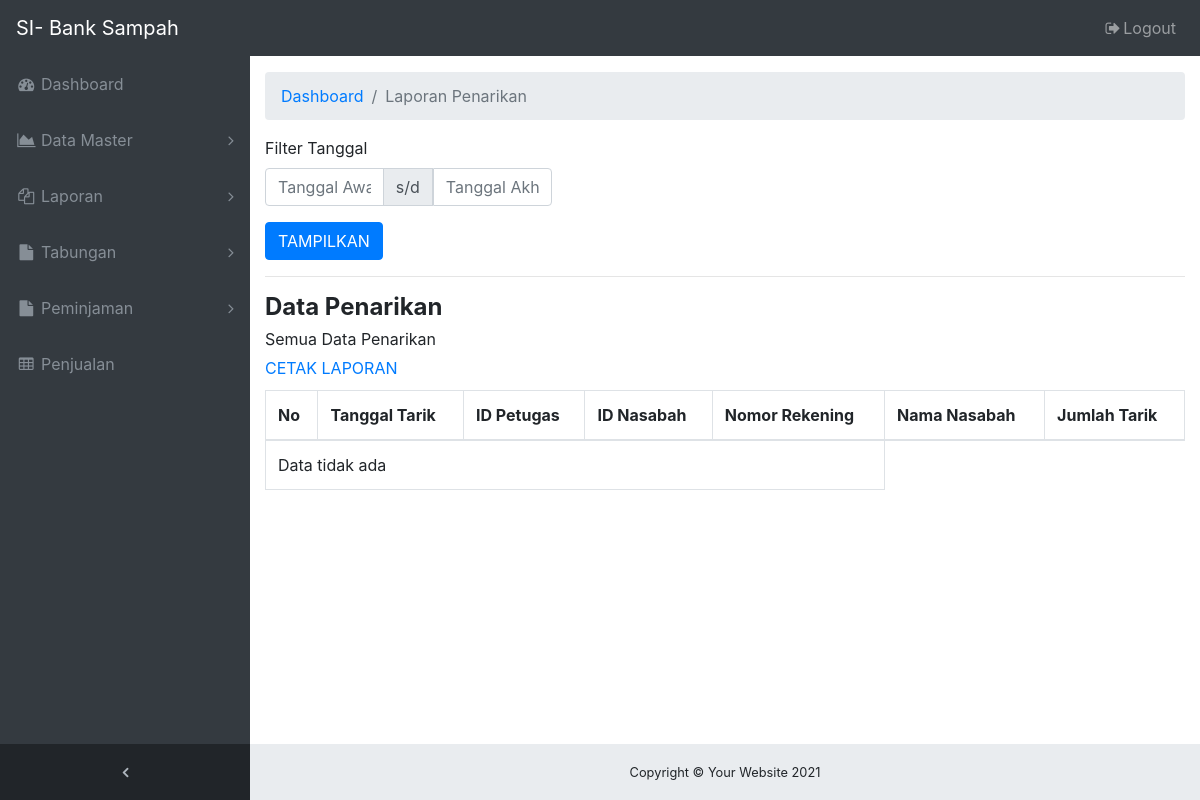
Page /ADMIN/laporan-penarikan.php (signed in) on the earlier database version.
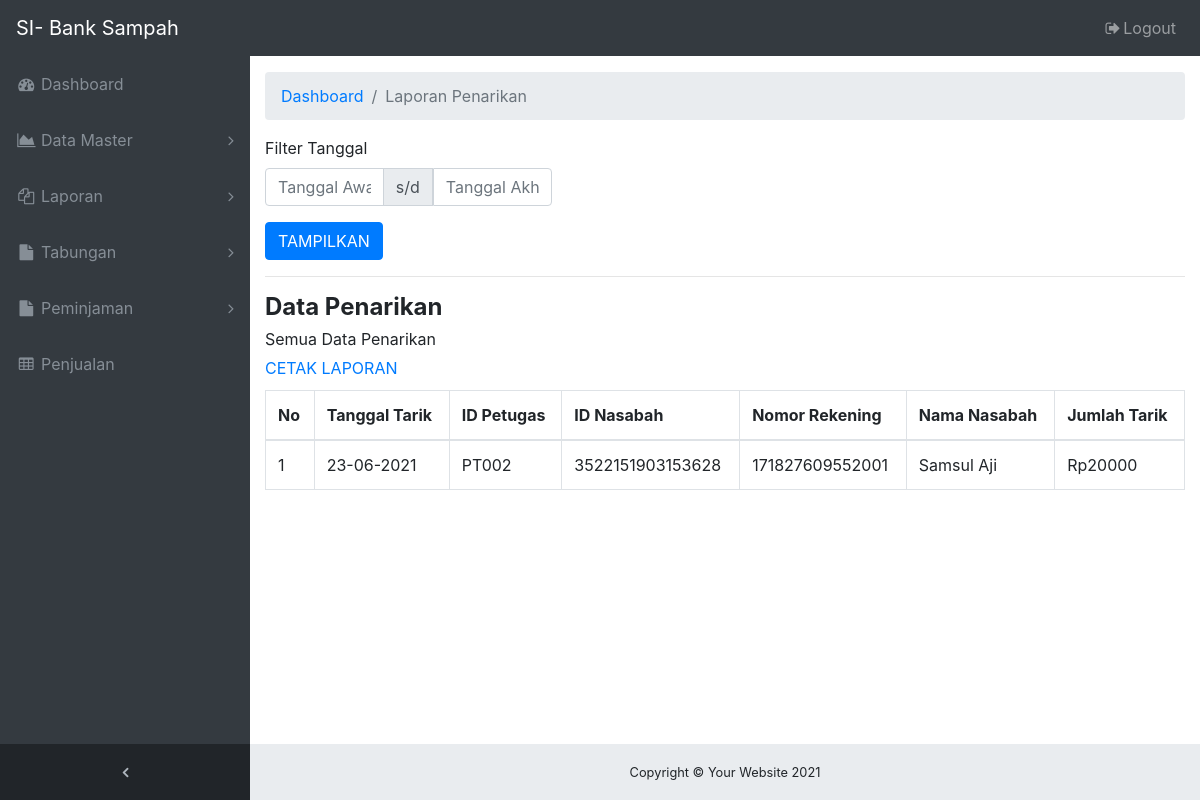
Same page on the later database version.
### tables this page shows
CREATE TABLE `tb_tarik_tabungan` (
  `id_tarik` varchar(10) NOT NULL,
  `id_petugas` varchar(10) NOT NULL,
  `id_nasabah` varchar(20) NOT NULL,
  `jumlah_tarik` int(11) NOT NULL,
  `tanggal_tarik` date NOT NULL
);

CREATE TABLE `tb_nasabah` (
  `id_nasabah` varchar(20) NOT NULL,
  `nama_nasabah` varchar(50) NOT NULL,
  `jk_nasabah` varchar(10) NOT NULL,
  `alamat_nasabah` varchar(50) NOT NULL,
  `telp_nasabah` varchar(15) NOT NULL,
  `pekerjaan_nasabah` varchar(15) NOT NULL,
  `tgl_daftar` date NOT NULL,
  `norek_nasabah` varchar(20) NOT NULL,
  `saldo_nasabah` int(11) NOT NULL,
  `pinjaman_nasabah` int(11) NOT NULL
);

### ADMIN/laporan-penarikan.php (the view, shortened to what this page needs)
<!DOCTYPE html>
<html lang="en">
  <head>
    <link href="vendor/bootstrap/css/bootstrap.min.css" rel="stylesheet">
    <link href="vendor/font-awesome/css/font-awesome.min.css" rel="stylesheet" type="text/css">
    <link href="vendor/datatables/dataTables.bootstrap4.css" rel="stylesheet">
    <link href="css/sb-admin.css" rel="stylesheet">
    <?php include 'navbar.php'; ?>
  </head>
  <body class="fixed-nav sticky-footer bg-dark" id="page-top">
    <div class="content-wrapper">
      <div class="container-fluid">
        <ol class="breadcrumb">
          <li class="breadcrumb-item">
            <a href="index.php">Dashboard</a>
          </li>
          <li class="breadcrumb-item active">Laporan Penarikan</li>
        </ol>
        <form method="GET" action="laporan-penarikan.php">
          <div class="row">
            <div class="col-sm-6 col-md-4">
              <div class="form-group">
                <label>Filter Tanggal</label>
                <div class="input-group">
                  <input type="text" name="tgl_awal" value="<?= @$_GET['tgl_awal'] ?>" class="form-control tgl_awal datetimepicker-input" placeholder="Tanggal Awal" data-toggle="datetimepicker" data-target=".tgl_awal" autocomplete="off">
                  <div class="input-group-append">
                    <span class="input-group-text">s/d</span>
                  </div>
                  <input type="text" name="tgl_akhir" value="<?= @$_GET['tgl_akhir'] ?>" class="form-control tgl_akhir datetimepicker-input" placeholder="Tanggal Akhir" data-toggle="datetimepicker" data-target=".tgl_akhir" autocomplete="off">
                </div>
              </div>
            </div>
          </div>
          <button type="submit" name="filter" value="true" class="btn btn-primary">TAMPILKAN</button>
        </form>
        <?php
        include "koneksi_db.php";
        $tgl_awal  = @$_GET['tgl_awal'];
        $tgl_akhir = @$_GET['tgl_akhir'];
        if(empty($tgl_awal) or empty($tgl_akhir)){
        $query     = "SELECT t.id_tarik, t.id_petugas, t.id_nasabah, n.norek_nasabah, n.nama_nasabah, t.jumlah_tarik, t.tanggal_tarik FROM tb_tarik_tabungan t INNER JOIN tb_nasabah n WHERE t.id_nasabah = n.id_nasabah";
        $url_cetak = "print-laporan-penarikan.php";
        $label     = "Semua Data Penarikan";
        }
        ?>
        <hr />
        <h4 style="margin-bottom: 5px;"><b>Data Penarikan</b></h4>
        <?php echo $label ?><br />
        <div style="margin-top: 5px;">
          <a href="<?php echo $url_cetak ?>">CETAK LAPORAN</a>
        </div>
        <div class="table-responsive" style="margin-top: 10px;">
          <table class="table table-bordered">
            <thead>
              <tr>
                <th>No</th>
                <th>Tanggal Tarik</th>
                <th>ID Petugas</th>
                <th>ID Nasabah</th>
                <th>Nomor Rekening</th>
                <th>Nama Nasabah</th>
                <th>Jumlah Tarik</th>
              </tr>
            </thead>
            <tbody>
              <?php
              $sql = mysqli_query($koneksi, $query);
              $row = mysqli_num_rows($sql);
              $nomor = 1;
              if($row > 0){
              while($data = mysqli_fetch_array($sql)){
              $tgl = date('d-m-Y', strtotime($data['tanggal_tarik']));
              echo "<tr>";
                echo "<td>".$nomor++."</td>";
                echo "<td>".$tgl."</td>";
                echo "<td>".$data['id_petugas']."</td>";
                echo "<td>".$data['id_nasabah']."</td>";
                echo "<td>".$data['norek_nasabah']."</td>";
                echo "<td>".$data['nama_nasabah']."</td>";
                echo "<td>Rp".$data['jumlah_tarik']."</td>";
              echo "</tr>";
              }
              }else{
              echo "<tr><td colspan='5'>Data tidak ada</td></tr>";
              }
              ?>
            </tbody>
          </table>
        </div>
      </div>
      <?php include 'footer.php'; ?>
    </div>
  </body>
</html>

Differences in the rows shown:
added tb_tarik_tabungan: tanggal_tarik "23-06-2021", id_petugas "PT002", id_nasabah "3522151903153628", id_nasabah.norek_nasabah "171827609552001", id_nasabah.nama_nasabah "Samsul Aji", jumlah_tarik "20000"
Other differences:
text no longer shown: "Data tidak ada"
